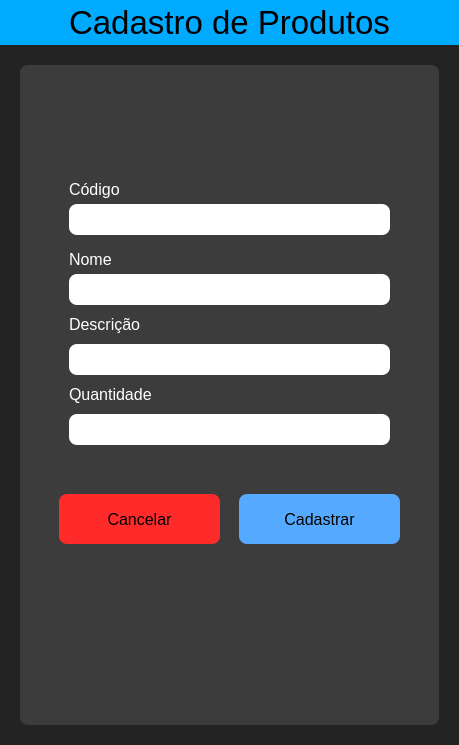
<?xml version="1.0" encoding="UTF-8"?>
<ui version="4.0">
 <class>MainWindow</class>
 <widget class="QMainWindow" name="MainWindow">
  <property name="geometry">
   <rect>
    <x>0</x>
    <y>0</y>
    <width>459</width>
    <height>745</height>
   </rect>
  </property>
  <property name="windowTitle">
   <string>MainWindow</string>
  </property>
  <widget class="QWidget" name="centralwidget">
   <layout class="QVBoxLayout" name="verticalLayout">
    <property name="spacing">
     <number>0</number>
    </property>
    <property name="leftMargin">
     <number>0</number>
    </property>
    <property name="topMargin">
     <number>0</number>
    </property>
    <property name="rightMargin">
     <number>0</number>
    </property>
    <property name="bottomMargin">
     <number>0</number>
    </property>
    <item>
     <widget class="QFrame" name="top_bar">
      <property name="minimumSize">
       <size>
        <width>0</width>
        <height>45</height>
       </size>
      </property>
      <property name="maximumSize">
       <size>
        <width>16777215</width>
        <height>45</height>
       </size>
      </property>
      <property name="styleSheet">
       <string notr="true">background-color: rgb(0, 170, 255);</string>
      </property>
      <property name="frameShape">
       <enum>QFrame::NoFrame</enum>
      </property>
      <property name="frameShadow">
       <enum>QFrame::Raised</enum>
      </property>
      <layout class="QVBoxLayout" name="verticalLayout_2">
       <item>
        <widget class="QLabel" name="CadProd_Text">
         <property name="font">
          <font>
           <pointsize>25</pointsize>
           <weight>50</weight>
           <bold>false</bold>
          </font>
         </property>
         <property name="layoutDirection">
          <enum>Qt::LeftToRight</enum>
         </property>
         <property name="styleSheet">
          <string notr="true">color: rgb(0, 0, 0);
</string>
         </property>
         <property name="text">
          <string>Cadastro de Produtos</string>
         </property>
         <property name="alignment">
          <set>Qt::AlignCenter</set>
         </property>
        </widget>
       </item>
      </layout>
     </widget>
    </item>
    <item>
     <widget class="QFrame" name="background">
      <property name="minimumSize">
       <size>
        <width>459</width>
        <height>700</height>
       </size>
      </property>
      <property name="styleSheet">
       <string notr="true">background-color: rgb(35, 35, 35);</string>
      </property>
      <property name="frameShape">
       <enum>QFrame::NoFrame</enum>
      </property>
      <property name="frameShadow">
       <enum>QFrame::Raised</enum>
      </property>
      <layout class="QHBoxLayout" name="horizontalLayout">
       <property name="leftMargin">
        <number>20</number>
       </property>
       <property name="topMargin">
        <number>20</number>
       </property>
       <property name="rightMargin">
        <number>20</number>
       </property>
       <property name="bottomMargin">
        <number>20</number>
       </property>
       <item>
        <widget class="QFrame" name="frame_fake">
         <property name="minimumSize">
          <size>
           <width>419</width>
           <height>653</height>
          </size>
         </property>
         <property name="styleSheet">
          <string notr="true">background-color: rgb(60, 60, 60);
border-radius: 8px;</string>
         </property>
         <property name="frameShape">
          <enum>QFrame::StyledPanel</enum>
         </property>
         <property name="frameShadow">
          <enum>QFrame::Raised</enum>
         </property>
         <layout class="QHBoxLayout" name="horizontalLayout_2">
          <item>
           <widget class="QFrame" name="paineldeobjetos">
            <property name="minimumSize">
             <size>
              <width>380</width>
              <height>580</height>
             </size>
            </property>
            <property name="maximumSize">
             <size>
              <width>380</width>
              <height>642</height>
             </size>
            </property>
            <property name="styleSheet">
             <string notr="true"/>
            </property>
            <property name="frameShape">
             <enum>QFrame::NoFrame</enum>
            </property>
            <property name="frameShadow">
             <enum>QFrame::Raised</enum>
            </property>
            <widget class="QPushButton" name="pushButton_Cadastrar">
             <property name="geometry">
              <rect>
               <x>200</x>
               <y>420</y>
               <width>161</width>
               <height>50</height>
              </rect>
             </property>
             <property name="minimumSize">
              <size>
               <width>0</width>
               <height>50</height>
              </size>
             </property>
             <property name="maximumSize">
              <size>
               <width>16777215</width>
               <height>16777215</height>
              </size>
             </property>
             <property name="font">
              <font>
               <pointsize>12</pointsize>
              </font>
             </property>
             <property name="styleSheet">
              <string notr="true">QPushButton{
	background-color: rgb(85, 170, 255);
}
QPushButton:hover{
	background-color: rgb(152, 202, 255);
}
QPushButton:pressed{
	background-color: rgb(0, 0, 0);
	color: rgb(255, 255, 255);
}</string>
             </property>
             <property name="text">
              <string>Cadastrar</string>
             </property>
            </widget>
            <widget class="QPushButton" name="pushButton_Cancelar">
             <property name="geometry">
              <rect>
               <x>20</x>
               <y>420</y>
               <width>161</width>
               <height>50</height>
              </rect>
             </property>
             <property name="minimumSize">
              <size>
               <width>0</width>
               <height>50</height>
              </size>
             </property>
             <property name="font">
              <font>
               <pointsize>12</pointsize>
              </font>
             </property>
             <property name="styleSheet">
              <string notr="true">QPushButton{
	background-color: rgb(255, 42, 42);
}
QPushButton:hover{
	background-color: rgb(255, 144, 144);
}
QPushButton:pressed{
	background-color: rgb(0, 0, 0);
	color: rgb(255, 255, 255);
}</string>
             </property>
             <property name="text">
              <string>Cancelar</string>
             </property>
            </widget>
            <widget class="QLabel" name="label_Cod">
             <property name="geometry">
              <rect>
               <x>30</x>
               <y>100</y>
               <width>151</width>
               <height>31</height>
              </rect>
             </property>
             <property name="font">
              <font>
               <pointsize>12</pointsize>
              </font>
             </property>
             <property name="styleSheet">
              <string notr="true">color: rgb(255, 255, 255);</string>
             </property>
             <property name="text">
              <string>Código</string>
             </property>
            </widget>
            <widget class="QLineEdit" name="lineEdit_Cod">
             <property name="geometry">
              <rect>
               <x>30</x>
               <y>130</y>
               <width>321</width>
               <height>31</height>
              </rect>
             </property>
             <property name="styleSheet">
              <string notr="true">background-color: rgb(255, 255, 255);</string>
             </property>
            </widget>
            <widget class="QLabel" name="label_Nome">
             <property name="geometry">
              <rect>
               <x>30</x>
               <y>170</y>
               <width>151</width>
               <height>31</height>
              </rect>
             </property>
             <property name="font">
              <font>
               <pointsize>12</pointsize>
              </font>
             </property>
             <property name="styleSheet">
              <string notr="true">color: rgb(255, 255, 255);</string>
             </property>
             <property name="text">
              <string>Nome</string>
             </property>
            </widget>
            <widget class="QLineEdit" name="lineEdit_Nome">
             <property name="geometry">
              <rect>
               <x>30</x>
               <y>200</y>
               <width>321</width>
               <height>31</height>
              </rect>
             </property>
             <property name="styleSheet">
              <string notr="true">background-color: rgb(255, 255, 255);</string>
             </property>
            </widget>
            <widget class="QLabel" name="label_Desc">
             <property name="geometry">
              <rect>
               <x>30</x>
               <y>240</y>
               <width>151</width>
               <height>21</height>
              </rect>
             </property>
             <property name="font">
              <font>
               <pointsize>12</pointsize>
              </font>
             </property>
             <property name="styleSheet">
              <string notr="true">color: rgb(255, 255, 255);</string>
             </property>
             <property name="text">
              <string>Descrição</string>
             </property>
            </widget>
            <widget class="QLineEdit" name="lineEdit_Desc">
             <property name="geometry">
              <rect>
               <x>30</x>
               <y>270</y>
               <width>321</width>
               <height>31</height>
              </rect>
             </property>
             <property name="styleSheet">
              <string notr="true">background-color: rgb(255, 255, 255);</string>
             </property>
            </widget>
            <widget class="QLineEdit" name="lineEdit_Quant">
             <property name="geometry">
              <rect>
               <x>30</x>
               <y>340</y>
               <width>321</width>
               <height>31</height>
              </rect>
             </property>
             <property name="styleSheet">
              <string notr="true">background-color: rgb(255, 255, 255);</string>
             </property>
            </widget>
            <widget class="QLabel" name="label_Quantidade">
             <property name="geometry">
              <rect>
               <x>30</x>
               <y>310</y>
               <width>151</width>
               <height>21</height>
              </rect>
             </property>
             <property name="font">
              <font>
               <pointsize>12</pointsize>
              </font>
             </property>
             <property name="styleSheet">
              <string notr="true">color: rgb(255, 255, 255);</string>
             </property>
             <property name="text">
              <string>Quantidade</string>
             </property>
            </widget>
            <widget class="QLabel" name="label_Cadastrado">
             <property name="geometry">
              <rect>
               <x>20</x>
               <y>520</y>
               <width>341</width>
               <height>41</height>
              </rect>
             </property>
             <property name="font">
              <font>
               <pointsize>14</pointsize>
              </font>
             </property>
             <property name="styleSheet">
              <string notr="true">color: rgb(255, 0, 0);</string>
             </property>
             <property name="text">
              <string/>
             </property>
             <property name="alignment">
              <set>Qt::AlignCenter</set>
             </property>
            </widget>
           </widget>
          </item>
         </layout>
        </widget>
       </item>
      </layout>
     </widget>
    </item>
   </layout>
  </widget>
 </widget>
 <resources/>
 <connections/>
</ui>
